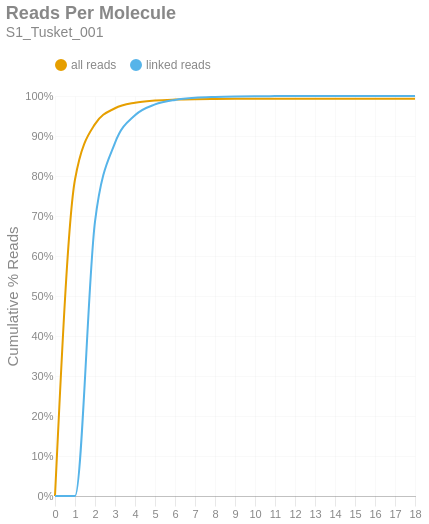

Notebook code for this chart:
### Markdown cell above
### Reads per Molecule
This chart shows the cumulative distribution of the number of reads per linked molecule. That is, how many alignments are associated with a unique molecule. This excludes the number of reads associated with invalid or absent linked-read barcodes. The `linked` histogram is the percentages recalculated when disregarding singletons.

### Code cell
if SKIPLR:
    print_html(f"Skipped")
else:
    counts = np.bincount(valids['reads'].cast(pl.Int64).to_numpy())
    weighted = counts * np.arange(len(counts))
    all_perc = weighted / n_reads
    linked_perc = weighted / n_linked_reads
    linked_perc[1] = 0
    binned_df = pl.DataFrame({
        'readsper': list(range(len(counts))),
        'all reads (cumsum)': np.cumsum(all_perc).tolist(),
        'linked reads (cumsum)': np.cumsum(linked_perc).tolist(),
    })

    with SafeRender(binned_df):
        (
            density_plot(binned_df, 'Reads Per Molecule', samplename, 'readspmol')
            .encode(
                x=alt.X('readsper:O', title=None).axis(labelAngle=0).scale(padding=0),
                y=alt.Y('value:Q', title='Cumulative % Reads').axis(format='%').stack(False),
                color=alt.Color("key:N").scale(domain=["all reads", "linked reads"]),
                tooltip=[
                    alt.Tooltip("key:N", title="Data Type"),
                    alt.Tooltip("readsper:O", title="Reads Per Molecule"),
                    alt.Tooltip("value:Q", format=".2%", title="% Reads (Cum.)")
                ]            
            )
        ).display()

### Figure 1 — Vega-Lite specification as saved in the notebook (floating-point values rounded to 4 significant figures)
{"width": "container", "height": 400, "config": {"title": {"anchor": "start", "dy": -15, "fontSize": 18, "color": "#888888", "subtitleColor": "#888888", "subtitleFontSize": 14}, "arc": {"fill": "#0072B2"}, "axis": {"domainColor": "#888888", "domainWidth": 0.5, "gridWidth": 0.2, "grid": false, "titleFontWeight": 400, "titleFontSize": 15, "labelFontSize": 11, "labelColor": "#888888", "tickColor": "#888888", "tickWidth": 0.2, "titleColor": "#888888"}, "axisBand": {"grid": false}, "axisX": {"grid": true, "tickSize": 10, "domainCap": "round"}, "axisY": {"domain": false, "grid": true, "tickSize": 0, "domainCap": "round"}, "background": "transparent", "header": {"labelFontSize": 15, "labelColor": "#888888", "titleFontSize": 15, "titleFontWeight": 600, "titleColor": "#888888"}, "legend": {"labelFont": "sans-serif", "labelFontSize": 12, "labelColor": "#888888", "symbolSize": 100, "symbolType": "circle", "titleFontSize": 12, "titlePadding": 10, "titleColor": "#888888", "title": null, "orient": "top"}, "range": {"category": ["#E69F00", "#56B4E9", "#009E73", "#F0E442", "#0072B2", "#D55E00", "#CC79A7", "#000000"], "diverging": ["#cfe8f3", "#a2d4ec", "#73bfe2", "#46abdb", "#1696d2", "#12719e"]}, "area": {"fill": "#0072B2", "fillOpacity": 0.7, "line": true, "strokeOpacity": 0.7}, "line": {"color": "#0072B2", "stroke": "#0072B2", "strokeWidth": 2}, "trail": {"color": "#0072B2", "stroke": "#0072B2", "strokeWidth": 0, "size": 1}, "point": {"filled": true, "fillOpacity": 1.0, "size": 95}, "text": {"color": "#888888", "fontSize": 11, "align": "right", "fontWeight": 400, "size": 11}, "bar": {"fill": "#0072B2", "stroke": null}, "view": {"stroke": null, "continuousWidth": 660, "continuousHeight": 400}}, "data": {"name": "data-bb10a2b74e675660dba40fbaa6a052ee"}, "mark": {"type": "line", "interpolate": "monotone", "point": {"opacity": 0, "size": 275}}, "encoding": {"color": {"field": "key", "scale": {"domain": ["all reads", "linked reads"]}, "type": "nominal"}, "tooltip": [{"field": "key", "title": "Data Type", "type": "nominal"}, {"field": "readsper", "title": "Reads Per Molecule", "type": "ordinal"}, {"field": "value", "format": ".2%", "title": "% Reads (Cum.)", "type": "quantitative"}], "x": {"axis": {"labelAngle": 0}, "field": "readsper", "scale": {"padding": 0}, "title": null, "type": "ordinal"}, "y": {"axis": {"format": "%"}, "field": "value", "stack": false, "title": "Cumulative % Reads", "type": "quantitative"}}, "params": [{"name": "param_c36ac31b6afebe62", "select": {"type": "point", "fields": ["key"]}, "bind": "legend"}], "title": {"text": "Reads Per Molecule", "subtitle": "S1_Tusket_001"}, "transform": [{"fold": ["all reads (cumsum)", "linked reads (cumsum)"]}, {"calculate": "replace(datum.key, ' (cumsum)', '')", "as": "key"}, {"filter": {"param": "param_c36ac31b6afebe62"}}], "usermeta": {"embedOptions": {"downloadFileName": "S1_Tusket_001.readspmol"}}, "$schema": "https://vega.github.io/schema/vega-lite/v6.1.0.json", "datasets": {"data-bb10a2b74e675660dba40fbaa6a052ee": [{"readsper": 0, "all reads (cumsum)": 0.0, "linked reads (cumsum)": 0.0}, {"readsper": 1, "all reads (cumsum)": 0.7911, "linked reads (cumsum)": 0.0}, {"readsper": 2, "all reads (cumsum)": 0.9297, "linked reads (cumsum)": 0.6861}, {"readsper": 3, "all reads (cumsum)": 0.9694, "linked reads (cumsum)": 0.8826}, {"readsper": 4, "all reads (cumsum)": 0.9834, "linked reads (cumsum)": 0.952}, {"readsper": 5, "all reads (cumsum)": 0.9888, "linked reads (cumsum)": 0.9789}, {"readsper": 6, "all reads (cumsum)": 0.9911, "linked reads (cumsum)": 0.9903}, {"readsper": 7, "all reads (cumsum)": 0.9922, "linked reads (cumsum)": 0.9955}, {"readsper": 8, "all reads (cumsum)": 0.9926, "linked reads (cumsum)": 0.9977}, {"readsper": 9, "all reads (cumsum)": 0.9929, "linked reads (cumsum)": 0.9989}, {"readsper": 10, "all reads (cumsum)": 0.993, "linked reads (cumsum)": 0.9995}, {"readsper": 11, "all reads (cumsum)": 0.993, "linked reads (cumsum)": 0.9997}, {"readsper": 12, "all reads (cumsum)": 0.9931, "linked reads (cumsum)": 0.9998}, {"readsper": 13, "all reads (cumsum)": 0.9931, "linked reads (cumsum)": 0.9999}, {"readsper": 14, "all reads (cumsum)": 0.9931, "linked reads (cumsum)": 0.9999}, {"readsper": 15, "all reads (cumsum)": 0.9931, "linked reads (cumsum)": 1.0}, {"readsper": 16, "all reads (cumsum)": 0.9931, "linked reads (cumsum)": 1.0}, {"readsper": 17, "all reads (cumsum)": 0.9931, "linked reads (cumsum)": 1.0}, {"readsper": 18, "all reads (cumsum)": 0.9931, "linked reads (cumsum)": 1.0}]}}
